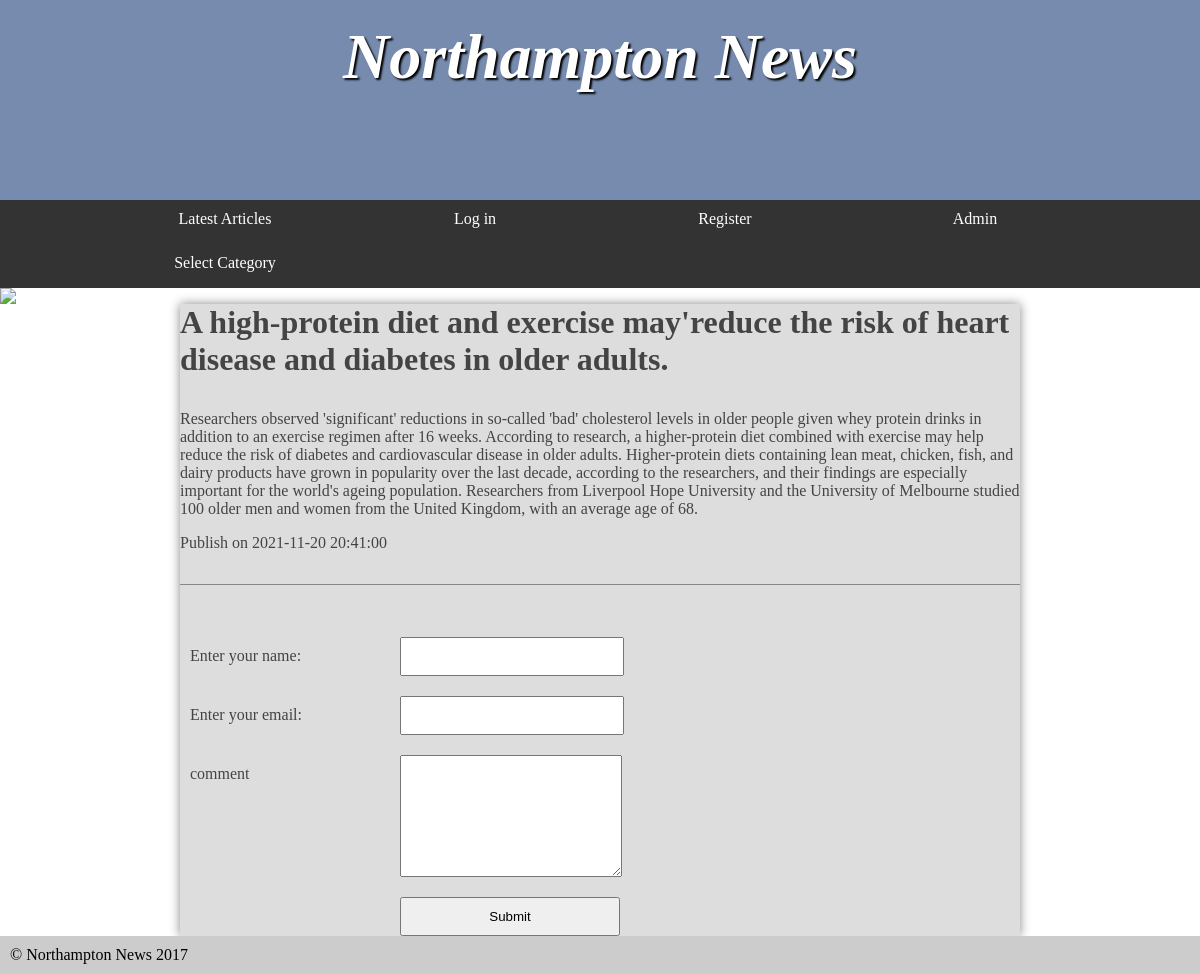
The app's page /as1/public/Article.php?articleid=8 with its own data.
### tables this page shows
CREATE TABLE `article` (
  `articleid` int(11) NOT NULL AUTO_INCREMENT,
  `title` varchar(200) DEFAULT NULL,
  `content` varchar(4000) DEFAULT NULL,
  `categoryId` varchar(45) DEFAULT NULL,
  `publishDate` datetime DEFAULT NULL,
  PRIMARY KEY (`articleid`)
);

### as1/public/Article.php (the view, shortened to what this page needs)
<?php
require '../header.php';
?>
<?php
if (isset($_GET['articleid'])) {
$server = 'mysql';
$username = 'student';
$password = 'student';
$schema = 'assignment1';
$pdo = new PDO('mysql:dbname=' . $schema . ';host=' . $server, $username, $password);
$stmt = $pdo->prepare('SELECT * FROM assignment1.article WHERE articleid = :articleid');
$values = [
    'articleid' => $_GET['articleid'],
];
$stmt->execute($values);
$row = $stmt->fetch();
    echo '<h2>' . $row['title'] . '</h2>';
    echo '<p>' . $row['content'] . '</p>';
    echo '<p> Publish on ' . $row['publishDate'] . '<p>';
?>
<?php
}
if (isset($_POST['submit'])) {
 $_SESSION['name'] = $_POST['name'];
 echo 'comment was added';
}
else {
?>
<form action="Article.php" method="POST">
 <label>Enter your name: </label>
 <input type="text" name="name" />
 <label>Enter your email: </label>
 <input type="text" name="name" />
 <label>comment</label> <textarea></textarea>
 <input type="submit" name="submit" value="Submit" />
</form>
<?php
}
?>
<?php
require '../footer.php';
?>

### as1/public/styles.css (style rules this page uses)
* { margin: 0; padding: 0; }
html { font-family: 'Oxygen-Regular', times, verdana, sans-serif; }
body { background-color: #fff; }
main h2 { font-size:2em; }
p, li, h2 { margin-bottom: 1em; }
form { padding-top: 2em; margin-top: 2em; border-top: 1px solid #888; }
form select, form label, form input, form textarea { float: left; width: 200px; padding: 10px; margin-top: 20px; }
form label { clear: left; }
textarea { height: 100px; }
form input[type="text"], form input[type="password"], textarea { color: #999; font-family: verdana, sans-serif }
input[type="submit"] { clear: both; margin-left: 220px; width: 220px; }

### records on screen
article: title "A high-protein diet and exercise may'reduce the risk of heart disease and diabetes in older adults.", content "Researchers observed 'significant' reductions in so-called 'bad' cholesterol levels in older people given whey protein drinks in addition to an exercise regimen after 16 weeks. According to research, a higher-protein diet combined with exercise may help reduce the risk of diabetes and cardiovascular disease in older adults. Higher-protein diets containing lean meat, chicken, fish, and dairy products have grown in popularity over the last decade, according to the researchers, and their findings are especially important for the world's ageing population. Researchers from Liverpool Hope University and the University of Melbourne studied 100 older men and women from the United Kingdom, with an…", publishDate "2021-11-20 20:41:00"
